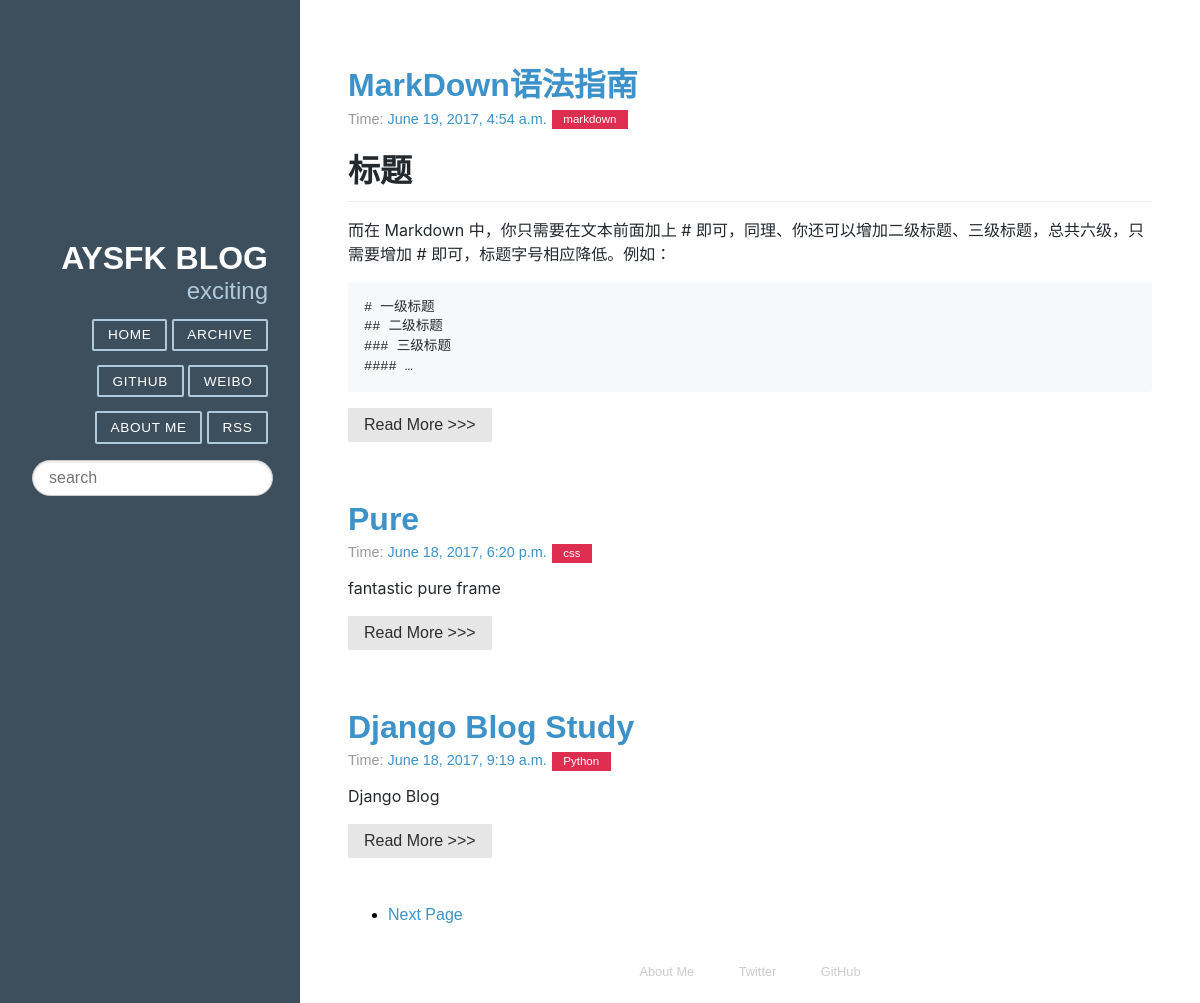
/, run on an earlier commit of the app's database.
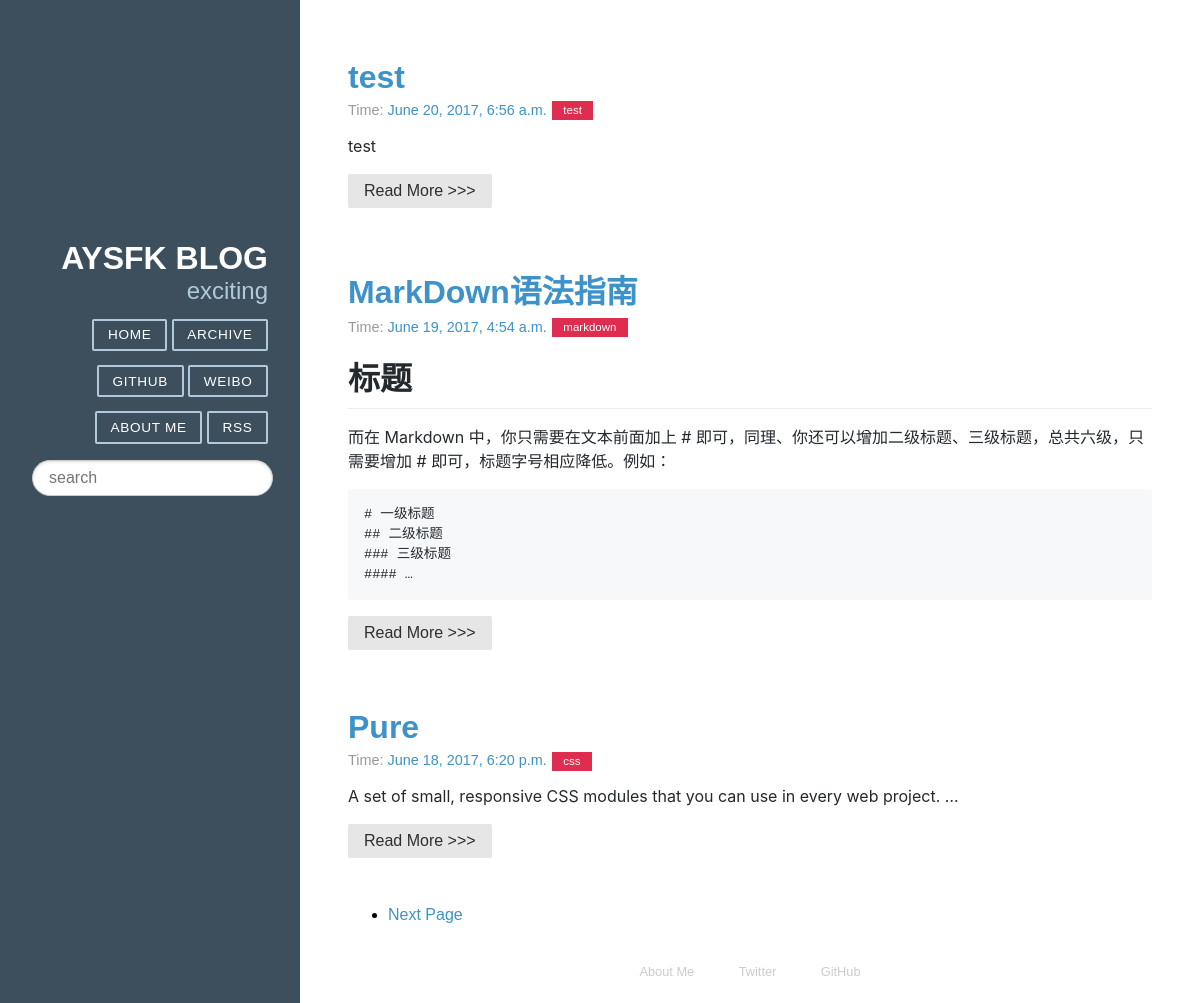
And on a later commit of the database.
### article/models.py (models this page shows, shortened)
class Article(models.Model) :
    title = models.CharField(max_length = 100)
    category = models.CharField(max_length = 50, blank = True)
    date_time = models.DateTimeField(auto_now_add = True)
    content = models.TextField(blank = True, null = True)
    class Meta:
        ordering = ['-date_time']

### article/views.py (the view)
# urls.py: 2. Add a URL to urlpatterns:  url(r'^$', views.home, name='home')
def home(request):
	posts = Article.objects.all()
	paginator = Paginator(posts, 3)
	page = request.GET.get('page')
	try:
		post_list = paginator.page(page)
	except PageNotAnInteger:
		post_list = paginator.page(1)
	except EmptyPage:
		post_list = paginator.paginator(paginator.num_pages)
	return render(request, 'home.html', {'post_list': post_list})

### article/templatetags/custom_markdown.py (called while the page is built)
@register.filter(is_safe=True)
@stringfilter
def custom_markdown(value):
	return mark_safe(markdown.markdown(value,
		extensions = ['markdown.extensions.fenced_code', 'markdown.extensions.codehilite', 'markdown.extensions.tables',],
		safe_mode=True,
		enable_attributes=False))

### templates/home.html (shortened to what this page needs)
{% extends "base.html" %}
{% load custom_markdown %}
{% block content %}
<div class="posts">
    {% for post in post_list %}
        <section class="post">
            <header class="post-header">
                <h2 class="post-title"><a href="{% url "detail" id=post.id %}">{{ post.title }}</a></h2>
                    <p class="post-meta">
                        Time:
						<a class="post-author" href="#">{{ post.date_time }}</a>
						<a class="post-category post-category-js" href="{% url "search_tag" tag=post.category %}">{{ post.category }}</a>
                    </p>
            </header>
                <div class="markdown-body">
                    <p>
                        {{ post.content|custom_markdown|truncatewords_html:15 }}
                    </p>
                </div>
				<a class="pure-button" href="{% url "detail" id=post.id %}">Read More >>> </a>
        </section>
    {% endfor %}
	{% if post_list.object_list and post_list.paginator.num_pages > 1 %}
		<div>
			<ul class="pager">
				{% if post_list.has_next %}
					<li><a href="?page={{post_list.next_page_number}}">Next Page</a>
					</li>
				{% endif %}
			</ul>
		</div>
	{% endif %}
</div>
{% endblock %}

What changed in the data, as far as the page shows it:
no longer on this page (row unchanged): Article: title "Django Blog Study", date_time "June 18, 2017, 9:19 a.m.", category "Python", content|custom_markdown "Django Blog"
added Article: title "test", date_time "June 20, 2017, 6:56 a.m.", category "test", content|custom_markdown "test"
changed Article "Pure": content|custom_markdown "fantastic pure frame" → "A set of small, responsive CSS modules that you can use in every web project. …"
